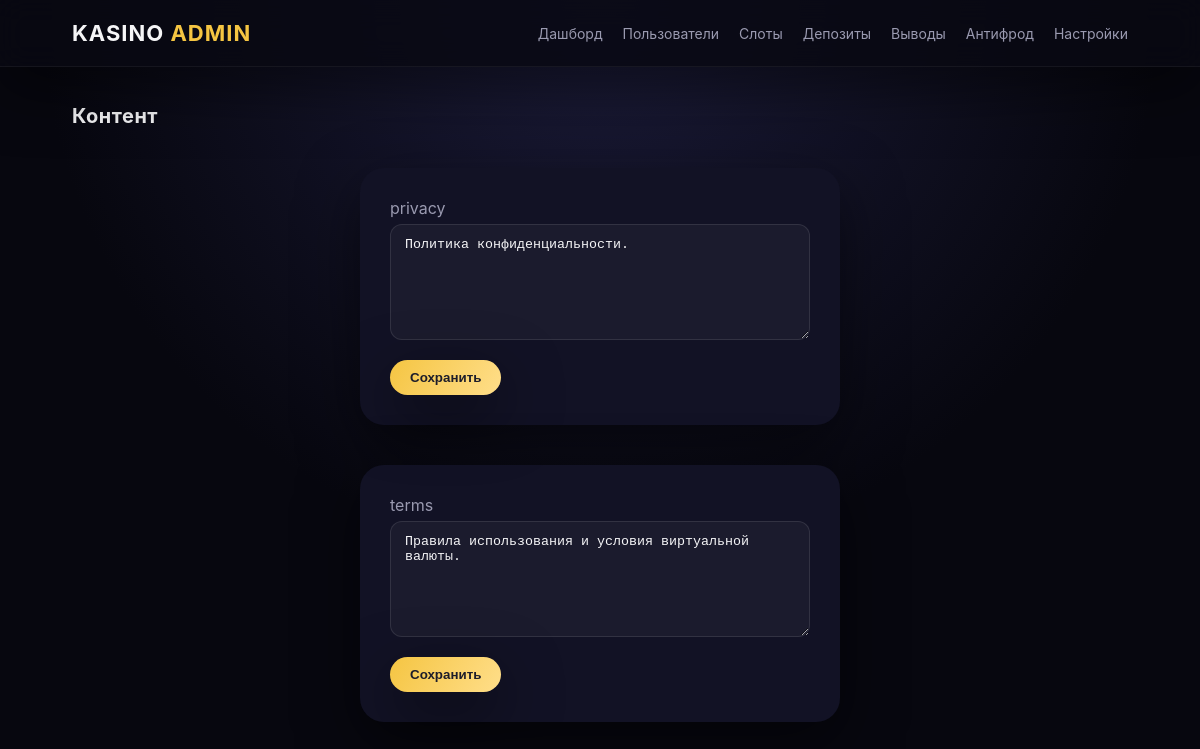
Screenshot of /admin/cms.php (signed in) with the database file from the repository.
### tables this page shows
CREATE TABLE settings (
    id INT AUTO_INCREMENT PRIMARY KEY,
    name VARCHAR(100) NOT NULL UNIQUE,
    value TEXT NOT NULL
);

### helpers.php (called while the page is built, shortened)
<?php
function db(): PDO
{
    static $pdo;
    if ($pdo) {
        return $pdo;
    }
    $config = require __DIR__ . '/config.php';
    $dsn = sprintf(
        'mysql:host=%s;dbname=%s;charset=%s',
        $config['db']['host'],
        $config['db']['name'],
        $config['db']['charset']
    );
    $pdo = new PDO($dsn, $config['db']['user'], $config['db']['pass'], [
        PDO::ATTR_ERRMODE => PDO::ERRMODE_EXCEPTION,
        PDO::ATTR_DEFAULT_FETCH_MODE => PDO::FETCH_ASSOC,
        PDO::ATTR_EMULATE_PREPARES => false,
    ]);
    return $pdo;
}

### admin/cms.php (the view, shortened to what this page needs)
<?php
require __DIR__ . '/layout.php';
$pages = db()->query("SELECT name, value FROM settings WHERE name IN ('terms', 'privacy')")->fetchAll();
?>
<div class="section">
    <h2>Контент</h2>
    <?php foreach ($pages as $page): ?>
        <form class="form-card" method="post">
            <label><?php echo $page['name']; ?></label>
            <textarea name="value" rows="6" required><?php echo htmlspecialchars($page['value'], ENT_QUOTES); ?></textarea>
            <button class="btn" type="submit">Сохранить</button>
        </form>
    <?php endforeach; ?>
</div>

### assets/css/style.css (style rules this page uses)
:root { --bg: #0b0b14; --panel: #121225; --panel-strong: #181834; --accent: #f5c542; --accent-soft: rgba(245, 197, 66, 0.2); --neon: #00f0ff; --neon-soft: rgba(0, 240, 255, 0.15); --text: #f5f5f7; --muted: #9a9ab0; --danger: #ff5f6d; --success: #3ef7b0; --shadow: 0 20px 60px rgba(0, 0, 0, 0.5); --glow: 0 0 30px rgba(0, 240, 255, 0.2); font-family: 'Inter', 'Segoe UI', system-ui, sans-serif; }
* { box-sizing: border-box; }
body { margin: 0; background: radial-gradient(circle at top, #1c1c3a, #07070f 55%) fixed; color: var(--text); }
.btn { padding: 10px 20px; border-radius: 999px; background: linear-gradient(120deg, var(--accent), #ffde8a); color: #1d1d2a; font-weight: 600; border: none; cursor: pointer; box-shadow: var(--shadow); transition: transform 0.2s ease, box-shadow 0.2s ease; }
.section { padding: 20px 6vw 60px; }
.section h2 { font-size: 20px; margin-bottom: 16px; letter-spacing: 0.5px; }
.form-card { max-width: 480px; margin: 40px auto; padding: 30px; border-radius: 24px; background: var(--panel); box-shadow: var(--shadow); }
label { display: block; margin-bottom: 6px; color: var(--muted); }
input, textarea, select { width: 100%; padding: 12px 14px; border-radius: 12px; border: 1px solid rgba(255, 255, 255, 0.1); background: rgba(255, 255, 255, 0.04); color: var(--text); margin-bottom: 16px; outline: none; transition: border-color 0.2s ease, box-shadow 0.2s ease; }

### rows the page displays
settings: name "privacy", value "Политика конфиденциальности."
settings: name "terms", value "Правила использования и условия виртуальной валюты."
